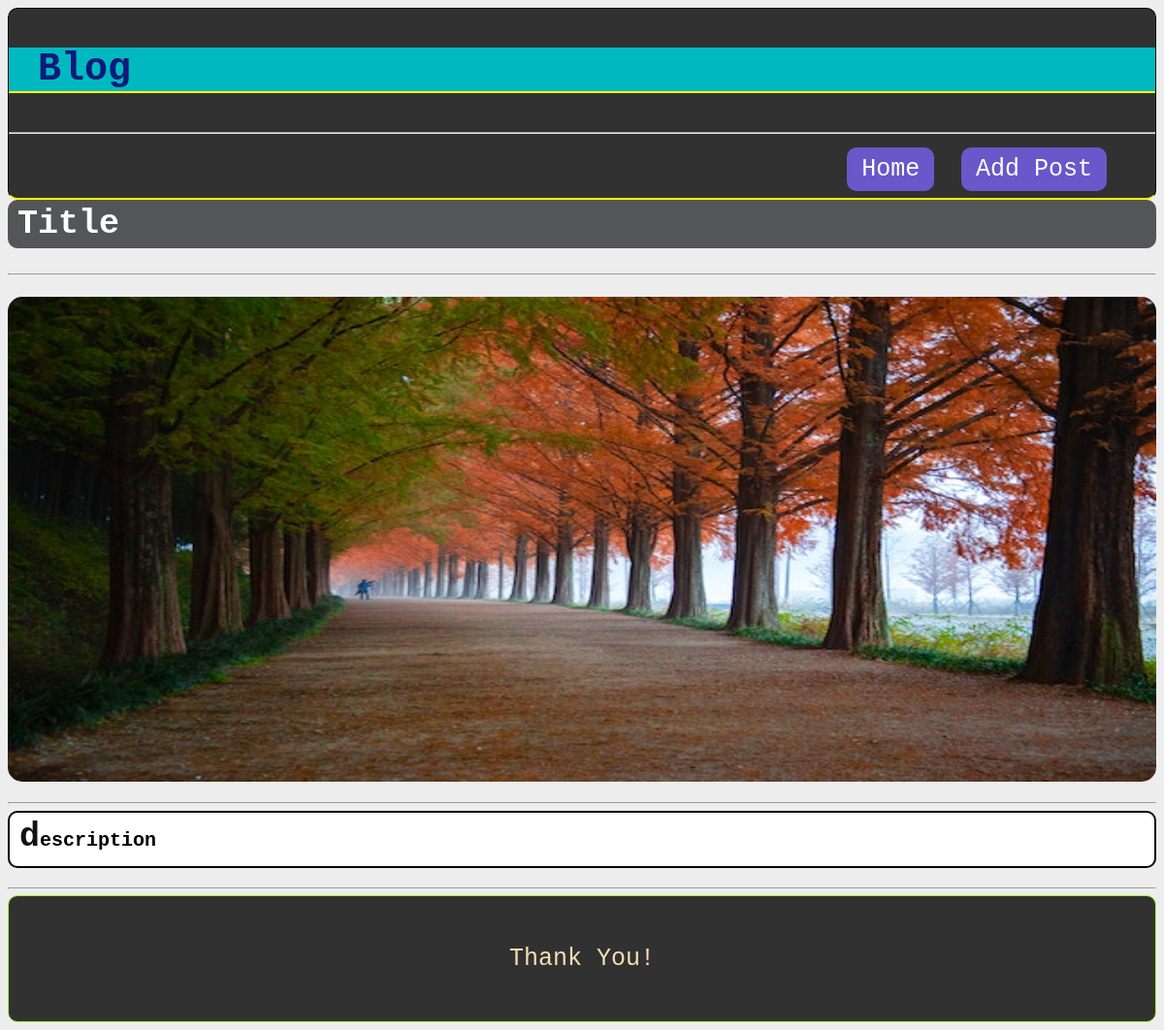
/blog-detail/23/, run on the app's committed database.
### newblog/models.py (models this page shows)
class blogEnquiry(models.Model):
    blog_title = models.CharField(max_length = 100)
    blog_text = models.TextField()
    blog_file = models.FileField(upload_to="Blog_images" , max_length = 250 , null=True , default=None)

### newblog/views.py (the view)
# urls.py: path('blog-detail/<int:id>/', views.DeatailsPage , name="Deatailspage"),
def DeatailsPage(request , id):
    blog = get_object_or_404(blogEnquiry , pk=id)
    return render(request, 'details.html', {'blog': blog})

### Templates/details.html (shortened to what this page needs)
{% load static %}
<!DOCTYPE html>
<html lang="en">
<head>
    <link rel="stylesheet" href="{% static 'detail.css' %}">
</head>
<body>
    <section>
        <header>
            <div id="header">
                <p id="blog">Blog</p>
            </div>
            <hr>
            <br>
            <nav>
                <a href="/home">Home</a>
                <a href="/add-post">Add Post</a>
            </nav>
            <br>
        </header>
    </section>
    <div class="card">
        <div class="card-content">
            <h2 class="card-title">{{ blog.blog_title }}</h2>
        </div>
        <br>
        <hr>
        <br>
        {% if blog.blog_file %}
        <img id="img" src="{{ blog.blog_file.url }}">
        {% endif %}
        <br>
        <hr>
        <div class="card-content">
            <p class="card-description">{{ blog.blog_text }}</p>
        </div>
    </div>
    <hr>
    <div id="footer">
        Thank You!
    </div>
</body>
</html>

### static/detail.css (style rules this page uses)
body { font-family: monospace; background-color: rgba(0, 0, 0, 0.072); }
#blog { font-size: 40px; font-weight: bold; background-color: rgb(0, 185, 192); display: flex; padding-left: 30px; padding-right: 800px; color: rgb(14, 25, 121); border-bottom: 2px solid yellow; }
nav { text-align: end; padding-right: 50px; }
nav a { text-decoration: none; font-size: 25px; padding: 8px 15px 8px 15px; background-color: hwb(250 34% 21%); color: rgb(255, 255, 255); margin-left: 20px; border-radius: 10px; }
section { background-color: rgb(50, 49, 49); border: 1px solid rgb(8, 6, 6); border-bottom: 2px solid yellow; border-radius: 10px; }
.card-title { padding-left: 10px; padding-top: 5px; padding-bottom: 5px; font-size: 35px; background-color: rgb(84, 85, 87); margin-top: 0px; margin-bottom: 5px; width: auto; height: auto; border-radius: 10px; word-spacing: 1px; letter-spacing: 0px; color: rgb(255, 255, 255); }
#img { width: 100%; height: auto; max-height: 500px; display: block; border-radius: 15px; }
.card-description { font-size: 20px; font-weight: bolder; margin-top: 5px; text-align: justify; word-spacing: -3px; padding-top: 5px; padding-left: 10px; padding-right: 10px; padding-bottom: 10px; border: 2px solid black; border-radius: 10px ; margin-left: 0; color: rgb(0, 0, 0); background-color: #ffffff; }
.card-description::first-letter { font-size: 35px; color: #121211; }
#footer { max-width: 100%; max-height: 100px; background-color: rgb(50, 49, 49); border: 1px solid rgb(169, 245, 55); color: wheat; font-size: 25px; padding: 50px; text-align: center; border-radius: 10px; }

### data on the page
blogEnquiry: blog_title "Title", blog_file (picture), blog_text "description"
